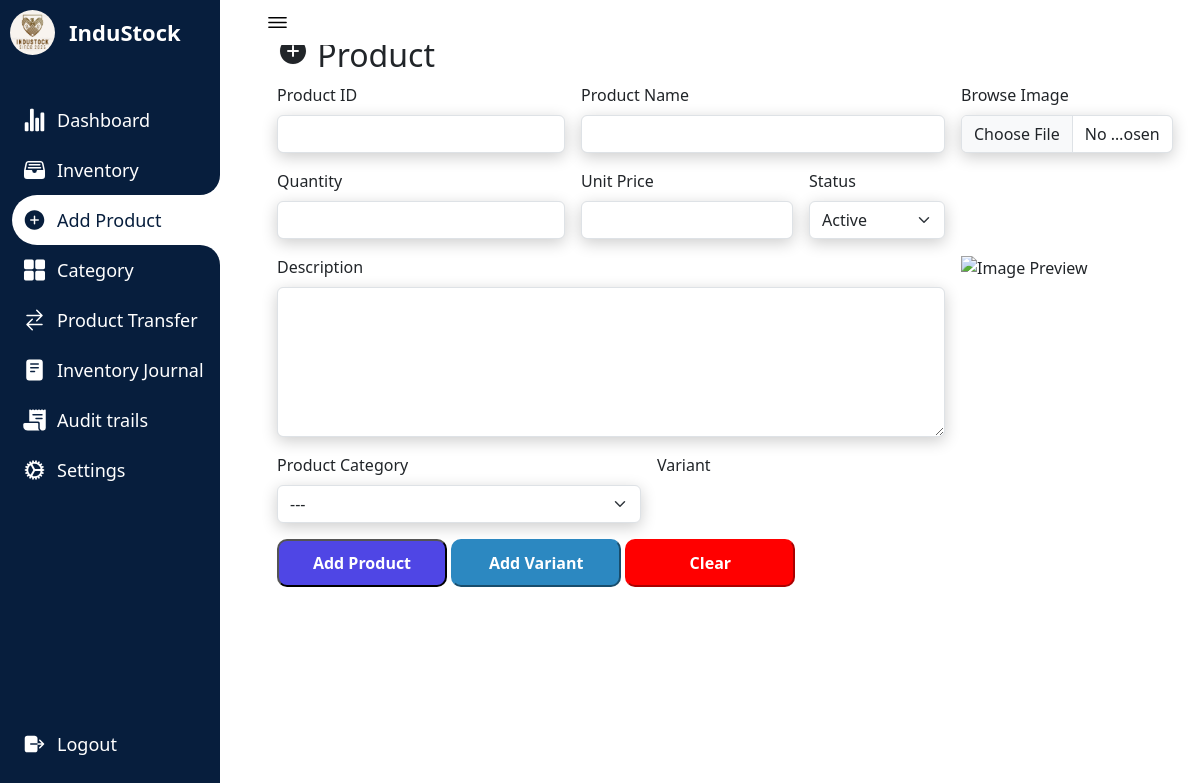
Screenshot of /Product.php (signed in) with the database file from the repository.
### tables this page shows
CREATE TABLE `companyprofile` (
  `id` int(11) NOT NULL,
  `name` varchar(250) NOT NULL,
  `profilepicture` varchar(1000) DEFAULT NULL
);

### Product.php (the view, shortened to what this page needs)
<?php
require_once "config.php";
$companyId = 1;
$query = "SELECT * FROM companyprofile WHERE id = ?";
$stmt = mysqli_prepare($conn, $query);
mysqli_stmt_bind_param($stmt, "i", $companyId);
mysqli_stmt_execute($stmt);
$result = mysqli_stmt_get_result($stmt);
$companyProfile = mysqli_fetch_assoc($result);
$companyProfileImagePath = $companyProfile['profilepicture'];
$companyName = $companyProfile['name'];
?>
<!DOCTYPE html>
<html lang="en">
<head>
    <link rel="stylesheet" href="testin3.css">
    <link href="https://cdn.jsdelivr.net/npm/bootstrap@5.3.1/dist/css/bootstrap.min.css" rel="stylesheet">
    <link href="https://cdn.jsdelivr.net/npm/bootstrap-icons@1.15.0/font/bootstrap-icons.css" rel="stylesheet">
</head>
<body>
<nav>
<div class="logo">
<div class="logo-image">
    <?php
    if (!empty($companyProfileImagePath)) {
        echo '<img src="' . $companyProfileImagePath . '" alt="Company Logo" class="logoimage">';
    } else {
        echo '<img src="path/to/placeholder/image.jpg" alt="No Image" style="">';
    }
    ?>
</div>
    <div class="logo-name">
    <?php echo $companyName; ?>
    </div>
</div>
        <div class="menu-items">
            <ul class="navLinks">
            <li class="navList">
    <a href="Dashboard.php">
    <ion-icon name="stats-chart"></ion-icon>
        <span class="links">Dashboard</span>
    </a>
</li>
<li class="navList">
    <a href="Inventory.php">
        <ion-icon name="file-tray-full"></ion-icon>
        <span class="links">Inventory</span>
    </a>
</li>
<li class="navList active">
    <a href="Product.php">
        <ion-icon name="add-circle"></ion-icon>
        <span class="links">Add Product</span>
    </a>
</li>
    <li class="navList">
        <a href="Category.php">
            <ion-icon name="grid"></ion-icon>
            <span class="links">Category</span>
        </a>
    </li>
    <li class="navList">
        <a href="Order.php">
        <ion-icon name="swap-horizontal"></ion-icon>
            <span class="links">Product Transfer</span>
        </a>
    </li>
    <li class="navList">
        <a href="Reports.php">
            <ion-icon name="reader"></ion-icon>
            <span class="links">Inventory Journal</span>
        </a>
    </li>
    <li class="navList">
        <a href="audittrails.php">
        <ion-icon name="receipt"></ion-icon>
            <span class="links">Audit trails</span>
        </a>
    </li>
    <li class="navList">
        <a href="Settings.php">
            <ion-icon name="cog"></ion-icon>
            <span class="links">Settings</span>
        </a>
    </li>
            </ul>
            <ul class="bottom-link">
                <li>
                <a href="logout.php">
                    <ion-icon name="log-out"></ion-icon>
                    <span class="links">Logout</span>
                </a>
                </li>
        </div>
    </nav>
    <section class="dashboard">
        <div class="top">
            <ion-icon class="navToggle" name="menu-outline"></ion-icon>
        </div>
        <div class="content-wrapper">
        <div class="container">
            <div class="row">
                <div class="col-lg-12 col-offset-2">
                    <div class="page-header">
                        <h2><ion-icon name="add-circle"></ion-icon> Product</h2>
                    <form class="row g-3" method="POST" enctype="multipart/form-data" id="productForm">
    <div class="col-md-4">
        <div style="display:flex;">
        <label for="product_id" class="form-label">Product ID</label>
        </div>
        <input type="text" name="product_id" id="product_id" class="form-control" required="" maxlength="8" >
    </div>
    <div class="col-md-5">
    <div style="display:flex;">
        <label for="product_name" class="form-label">Product Name</label>
        </div>
        <input type="text" name="product_name" id="product_name" class="form-control" required="" placeholder="" maxlength="28">
    </div>
    <div class="col-md-3">
        <label for="image" class="form-label">Browse Image</label>
        <input type="file" name="image" class="form-control" onchange="previewImage(event)" required="" accept="image/*" />
    </div>
    <div class="col-md-4">
    <div style="display:flex;">
        <label for="quantity" class="form-label">Quantity</label>
        </div>
        <input type="number" name="quantity" id="quantity" class="form-control" required="" placeholder="">
    </div>
    <div class="col-md-3">
    <div style="display:flex;">
        <label for="unit_price" class="form-label">Unit Price</label>
        </div>
        <input type="number" name="unit_price" id="unit_price" class="form-control" required="" placeholder="">
    </div>
    <div class="col-md-2">
        <label for="status" class="form-label">Status</label>
        <select name="status" id="status" class="form-select">
            <option selected>Active</option>
        </select>
    </div>
    <div class="col-md-9">
    <div style="display:flex;">
        <label for="description" class="form-label">Description</label>
        </div>
        <textarea name="description" id="description" class="form-control" style="height: 150px" required="" placeholder=""></textarea>
    </div>
    <div class="col-md-3">
        <img id="imagePreview" alt="Image Preview" style="width:300px; height: 183px;">
    </div>
    <div class="col-md-5">
    <div style="display:flex;">
        <label for="product_category" id="productcategory" class="form-label">Product Category</label>
        </div>
        <select name="category" id="category" class="form-select" required="" placeholder="">
        <option value="">---</option>
    </select>
    </div>
     <div class="col-md-4">
        <label for="variant" class="form-label">Variant</label>
    </div>
    <div class="col-md-12">
        <button type="submit" name="addproduct" class="allButton" >
            <b>Add Product</b></button>
            <button type="button" class="allButton" onclick="toggleVariantInput()" style="background-color:#2C88C1; border-color:#2C88C1;">
            <b>Add Variant</b>
        </button>
            <button type="button" class="allButton" onclick="clearForm()" style="background-color:red; border-color:red;">
            <b>Clear</b>
        </button>
    </div>
</form>
                </div>
            </div>
        </div>
</div>
    </section>
</body>
</html>

### testin3.css (style rules this page uses)
* { margin: 0; padding: 0; box-sizing: border-box; }
:root { --primary-color:#071e3d; --nav-color: #071e3d; --dash-color: #fff; --logo-color: #fff; --text-color: #000; --text-color-light: #333; --white: #fff; --border-color: #ccc; --toggle-color: #fff; --title-icon-color: #fff; --time-03: all 0.3s linear; --time-02: all 0.2s linear; }
body { width: 100%; min-height: 100vh; background-color: var(--dash-color); font-family: 'Poppins', sans-serif; }
nav { position: fixed; top: 0; left: 0; height: 100%; width: 220px; background-color: var(--nav-color); padding: 10px 0 10px 10px; transition: var(--time-03); }
nav .logo { display: flex; align-items: center; }
.logoimage { border-radius:50%; }
nav .logo-image { width: 45px; height: 45px; border-radius: 50%; }
nav .logo-image img { width: 45px; height: 45px; object-fit: cover; }
nav .logo .logo-name { font-size: 22px; font-weight: 600; color: var(--logo-color); margin-left: 14px; white-space: nowrap; transition: var(--time-02); }
nav .menu-items { margin-top: 40px; display: flex; flex-direction: column; height: calc(100% - 90px); justify-content: space-between; }
nav .menu-items li { list-style: none; }
nav .menu-items li a { display: flex; align-items: center; margin-left:-30px; height: 50px; text-decoration: none; }
nav .menu-items li.active a { border-top-left-radius: 25px; border-bottom-left-radius: 25px; position: relative; }
nav .menu-items li a ion-icon { color: var(--white); font-size: 24px; min-width: 45px; }
nav .menu-items li a .links { font-size: 18px; color: var(--white); transition: var(--time-02); }
nav .menu-items li.active a { background-color: var(--dash-color); }
nav .menu-items li.active a:before { content: ''; position: absolute; width: 40px; height: 40px; right: 0; top: -40px; border-radius: 50%; box-shadow: 20px 20px var(--dash-color); pointer-events: none; }
nav .menu-items li.active a:after { content: ''; position: absolute; width: 40px; height: 40px; right: 0; bottom: -40px; border-radius: 50%; box-shadow: 20px -20px var(--dash-color); pointer-events: none; }
nav .menu-items li.active a .links { color: var(--primary-color); }
nav .menu-items li.active a ion-icon { color: var(--primary-color); }
.dashboard { position: relative; left: 250px; width: calc(100% - 250px); min-height: 100vh; background-color: var(--dash-color); padding: 10px 15px; transition: var(--time-03); }
.dashboard .top { position: fixed; background-color: var(--dash-color); display: flex; justify-content: space-between; align-items: center; left: 250px; top: 0; padding: 10px 15px; width: calc(100% - 250px); transition: var(--time-03); z-index: 100; }
.dashboard .top .navToggle { font-size: 25px; color: var(--text-color); cursor: pointer; }
.container { padding:1%; background-color: white; margin-top:5%; transition: border-radius 0.5s cubic-bezier(0.175, 0.885, 0.32, 1.275); }
.content-wrapper { margin-top:-30px; }
.dashboard .content-wrapper { top: 0; transition: var(--time-03); }
input { box-shadow: 0 4px 16px rgba(0, 0, 0, 0.2); }
select { box-shadow: 0 4px 16px rgba(0, 0, 0, 0.2); }
textarea { box-shadow: 0 4px 16px rgba(0, 0, 0, 0.2); }
.allButton { display: inline-block; padding: 10px 20px; text-decoration: none; color: #fff; background-color:#4F46E5; border-radius:10px; width:170px; text-align:center; font-weight: bold; }

### rows the page displays
companyprofile: profilepicture (picture), name "InduStock"
